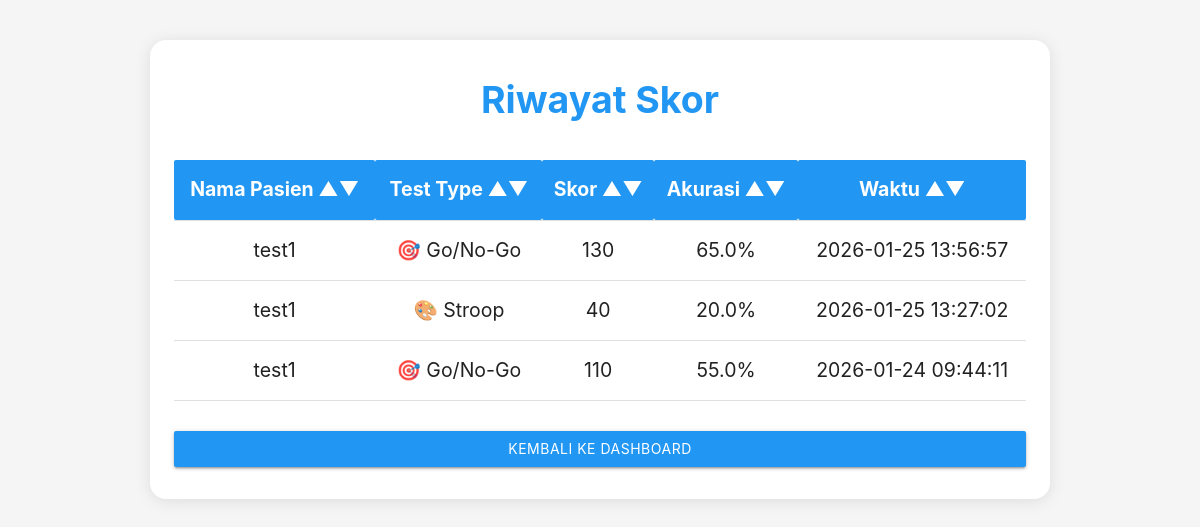
Screenshot of /scores (signed in) with the database file from the repository.
### app.py (models this page shows)
class Score(db.Model):
    id = db.Column(db.Integer, primary_key=True)
    score = db.Column(db.Integer, nullable=False)
    test_type = db.Column(db.String(50), default="emoji")  # 'emoji', 'go_no_go', 'stroop'
    reaction_time = db.Column(db.Float, nullable=True)  # in milliseconds
    accuracy = db.Column(db.Float, nullable=True)  # percentage
    timestamp = db.Column(db.DateTime, default=db.func.current_timestamp())
    patient_id = db.Column(db.Integer, db.ForeignKey('patient.id'), nullable=False)

class Patient(db.Model):
    id = db.Column(db.Integer, primary_key=True)
    name = db.Column(db.String(100), nullable=False)
    age = db.Column(db.Integer, nullable=True)
    notes = db.Column(db.Text, nullable=True)
    user_id = db.Column(db.Integer, db.ForeignKey('user.id'), nullable=False)
    scores = db.relationship('Score', backref='patient', lazy=True)

### app.py (the view)
@app.route("/scores")
def scores():
    if "user_id" not in session:
        return redirect(url_for("login"))
    patients = Patient.query.filter_by(user_id=session["user_id"]).all()
    patient_ids = [p.id for p in patients]
    user_scores = Score.query.filter(Score.patient_id.in_(patient_ids)).order_by(Score.timestamp.desc()).limit(100).all()
    return render_template("scores.html", scores=user_scores)

### templates/scores.html (shortened to what this page needs)
<!DOCTYPE html>
<html lang="id">
<head>
    <link rel="stylesheet" href="https://cdnjs.cloudflare.com/ajax/libs/materialize/1.0.0/css/materialize.min.css">
</head>
<body>
    <div class="score-card">
        <div class="score-title">Riwayat Skor</div>
        <table id="scoreTable" class="score-table highlight centered">
            <thead>
                <tr>
                    <th onclick="sortTable(0)">Nama Pasien &#x25B2;&#x25BC;</th>
                    <th onclick="sortTable(1)">Test Type &#x25B2;&#x25BC;</th>
                    <th onclick="sortTable(2)">Skor &#x25B2;&#x25BC;</th>
                    <th onclick="sortTable(3)">Akurasi &#x25B2;&#x25BC;</th>
                    <th onclick="sortTable(4)">Waktu &#x25B2;&#x25BC;</th>
                </tr>
            </thead>
            <tbody>
                {% for score in scores %}
                <tr>
                    <td>{% if patient %}{{ patient.name }}{% elif score.patient %}{{ score.patient.name }}{% else %}-{% endif %}</td>
                    <td>
                        {% if score.test_type == 'go_no_go' %}
                            🎯 Go/No-Go
                        {% elif score.test_type == 'stroop' %}
                            🎨 Stroop
                        {% else %}
                            -
                        {% endif %}
                    </td>
                    <td>{{ score.score }}</td>
                    <td>{% if score.accuracy %}{{ "%.1f"|format(score.accuracy) }}%{% else %}-{% endif %}</td>
                    <td>{{ score.timestamp.strftime('%Y-%m-%d %H:%M:%S') if score.timestamp else '-' }}</td>
                </tr>
                {% endfor %}
            </tbody>
        </table>
        <a href="{{ url_for('dashboard') }}" class="btn blue back-btn">Kembali ke Dashboard</a>
    </div>
</body>
</html>

### templates/scores.html (style rules this page uses)
body { background: #f5f5f5; }
.score-card { max-width: 900px; margin: 40px auto; padding: 32px 24px; background: #fff; border-radius: 16px; box-shadow: 0 2px 16px rgba(0,0,0,0.10); }
.score-title { text-align: center; font-size: 2.5rem; margin-bottom: 32px; font-weight: bold; color: #2196F3; }
.score-table th, .score-table td { font-size: 1.3rem; }
.score-table th { background: #2196F3; color: white; cursor:pointer; }
.score-table { margin-top: 20px; }
.back-btn { margin-top: 30px; display: block; text-align: center; }

### rows the page displays
Score: patient.name "test1", test_type "🎯 Go/No-Go", score "130", accuracy "65.0", timestamp "2026-01-25 13:56:57"
Score: patient.name "test1", test_type "🎨 Stroop", score "40", accuracy "20.0", timestamp "2026-01-25 13:27:02"
Score: patient.name "test1", test_type "🎯 Go/No-Go", score "110", accuracy "55.0", timestamp "2026-01-24 09:44:11"
